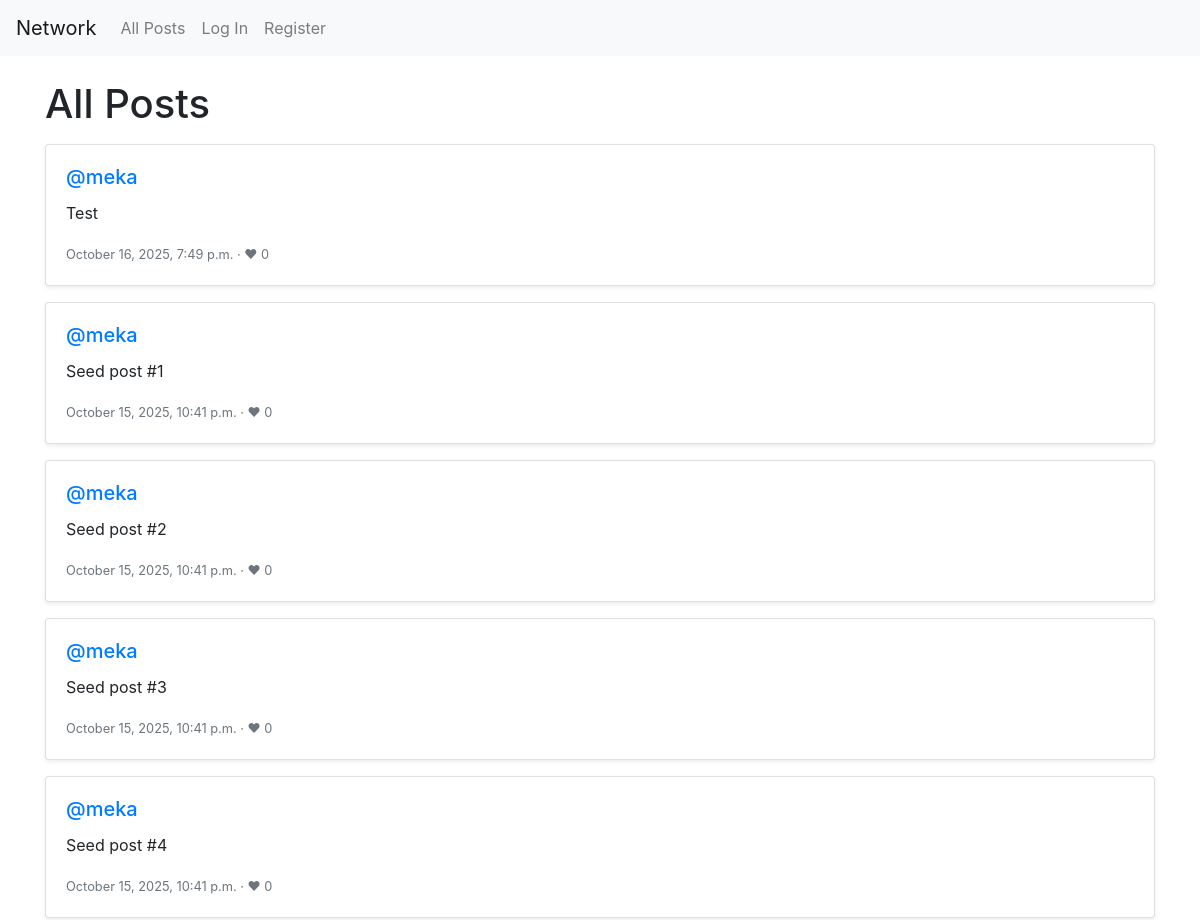
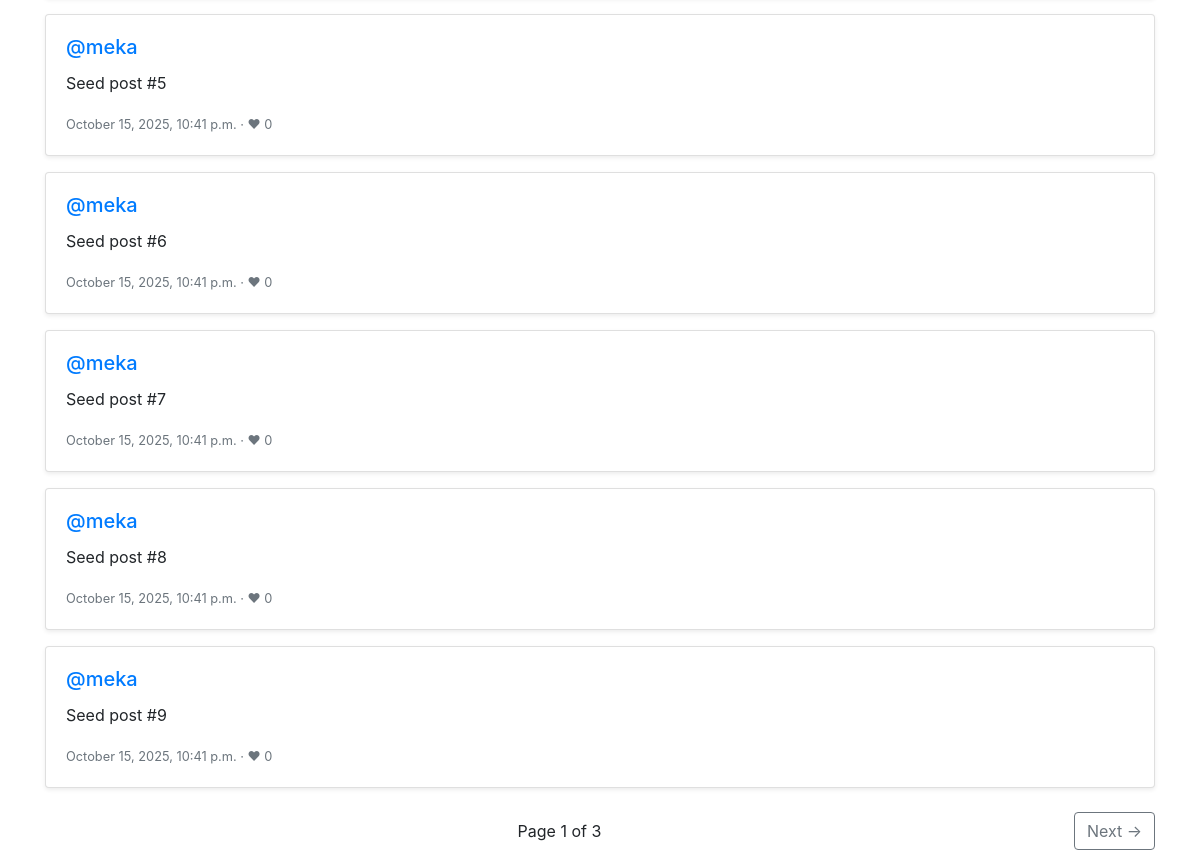
The app's page /, older data (2 pictures, top to bottom).
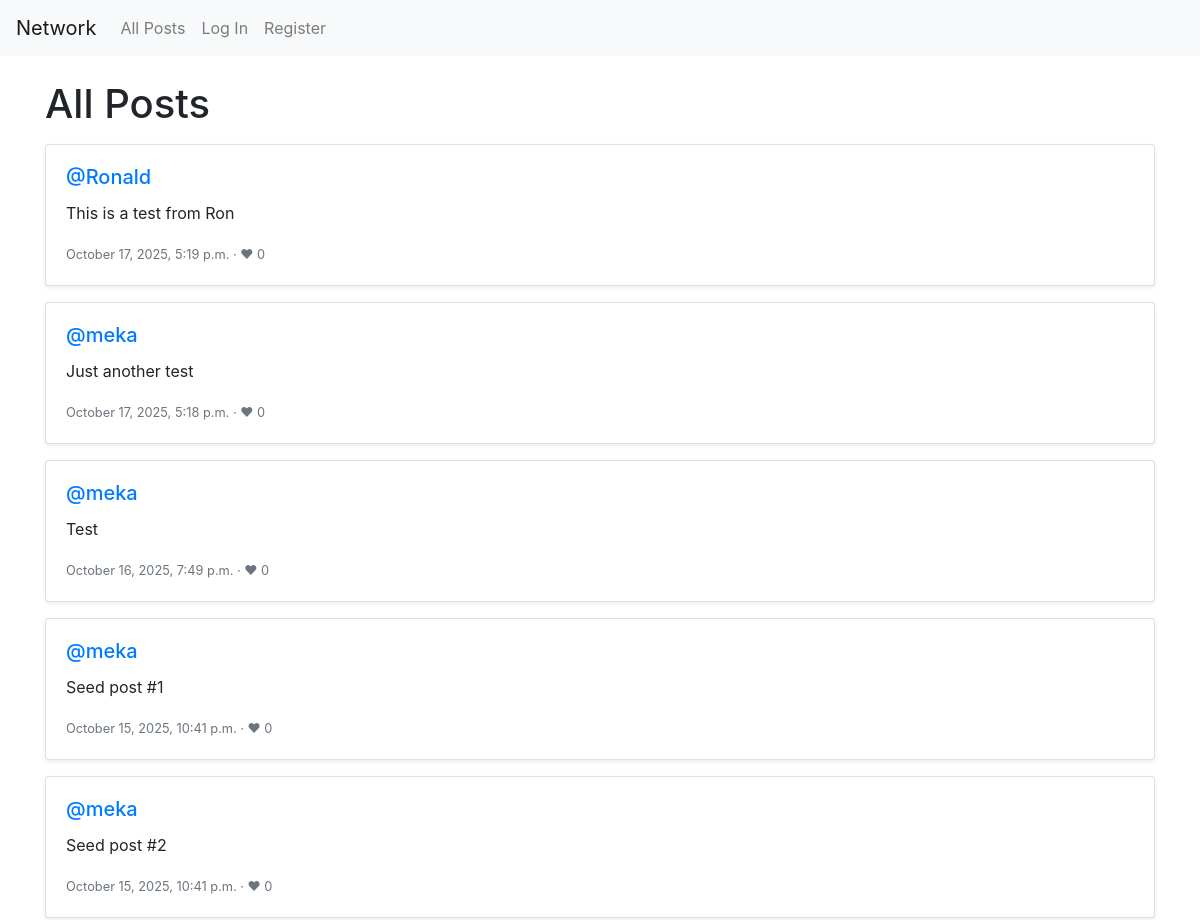
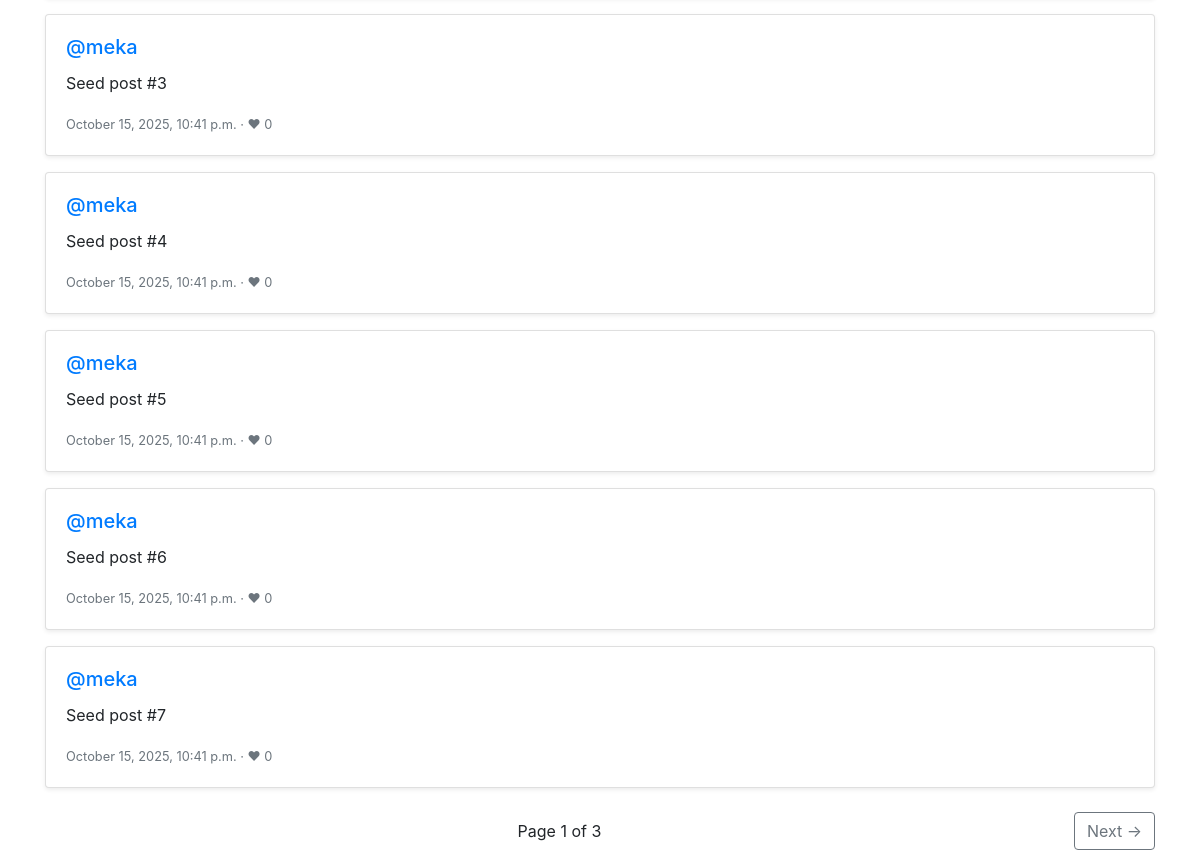
The same page, newer data (2 pictures, top to bottom).
### network/models.py (models this page shows)
class Post(models.Model):
    author = models.ForeignKey(User, on_delete=models.CASCADE, related_name='posts')
    content = models.TextField(max_length=500)
    created_at = models.DateTimeField(auto_now_add=True)
    likes = models.ManyToManyField(User, related_name='liked_posts', blank=True)
    class Meta:
        ordering = ['-created_at']

class User(AbstractUser):
    following = models.ManyToManyField('self', symmetrical=False, related_name='followers', blank=True)

### network/views.py (the view)
# urls.py: path("", views.index, name="index"),
def index(request):
    qs = Post.objects.select_related("author").prefetch_related("likes").all()
    paginator = Paginator(qs, 10)
    page_number = request.GET.get("page")
    page_obj = paginator.get_page(page_number)
    return render(request, "network/index.html", {
        "page_obj": page_obj,
        "posts": page_obj.object_list,
        "total_posts": paginator.count,
    })

### network/templates/network/index.html (shortened to what this page needs)
{% extends "network/layout.html" %}
{% block body %}
<h1 class="mb-3">All Posts</h1>
<div id="post-list">
  {% for post in posts %}
  <div class="card mb-3 shadow-sm">
    <div class="card-body">
      <h5 class="card-title"><a href="{% url 'profile' post.author.username %}">@{{ post.author.username }}</a></h5>
      <p class="card-text">{{ post.content }}</p>
      <p class="card-text">
        <small class="text-muted">
          {{ post.created_at|date:"F j, Y, g:i a" }} · ❤ {{ post.likes.count }}
        </small>
      </p>
    </div>
  </div>
  {% empty %}
  <p>No posts yet.</p>
  {% endfor %}
</div>
<nav class="d-flex justify-content-between align-items-center mt-4">
  <span>Page {{ page_obj.number }} of {{ page_obj.paginator.num_pages }}</span>
  {% if page_obj.has_next %}
  <a
    href="?page={{ page_obj.next_page_number }}"
    class="btn btn-outline-secondary"
    >Next →</a
  >
  {% else %}
  <span></span>
  {% endif %}
</nav>
{% endblock %}

Row changes from the older to the newer data that the page shows:
no longer on this page (row unchanged): Post: author.username "meka", content "Seed post #8", created_at "October 15, 2025, 10:41 p.m.", likes.count "0"
no longer on this page (row unchanged): Post: author.username "meka", content "Seed post #9", created_at "October 15, 2025, 10:41 p.m.", likes.count "0"
added Post: author.username "Ronald", content "This is a test from Ron", created_at "October 17, 2025, 5:19 p.m.", likes.count "0"
added Post: author.username "meka", content "Just another test", created_at "October 17, 2025, 5:18 p.m.", likes.count "0"
